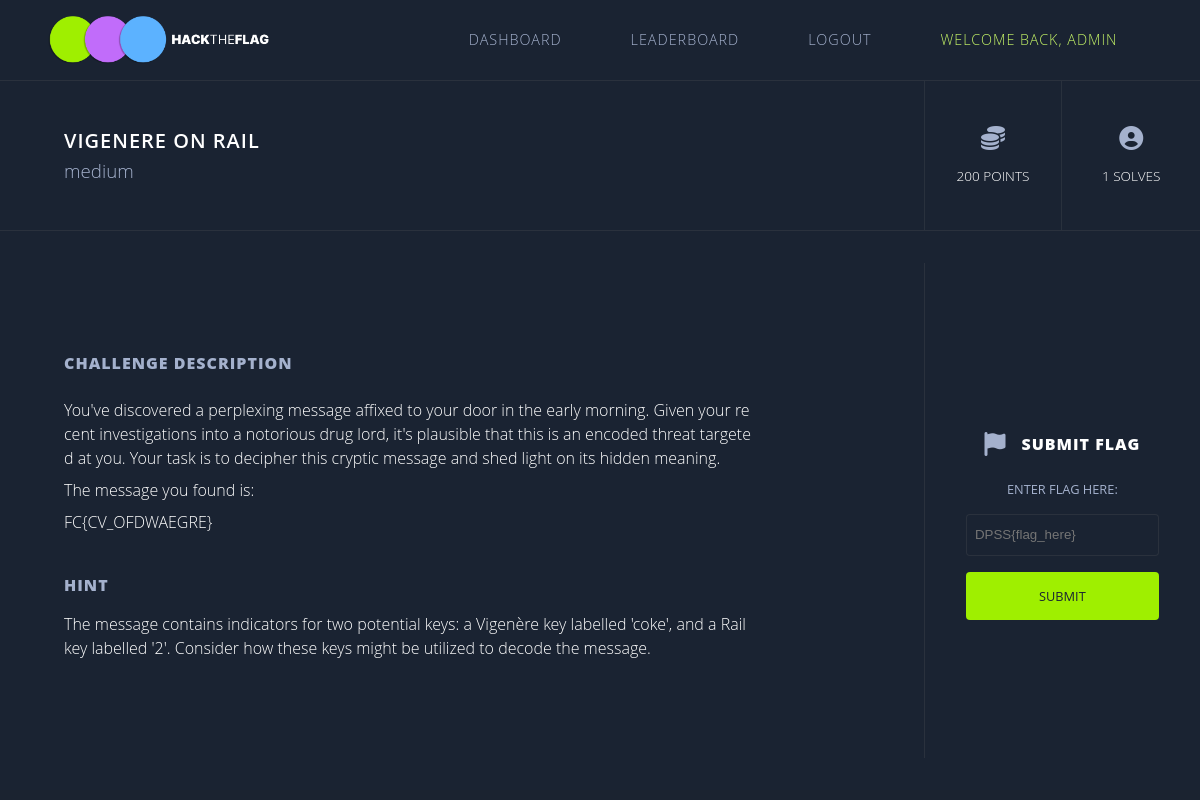
Page /vigil/ (signed in) on the committed database.
### accounts/models.py (models this page shows)
class Player(AbstractUser):
    first_name = models.CharField(max_length=30, blank=False)
    last_name = models.CharField(max_length=30, blank=False)
    username = models.CharField(_('username'), max_length=30, unique=True, null=True)
    email = models.CharField(_('email'), max_length=100, unique=True, null=True)
    score = models.IntegerField(default=0)
    USERNAME_FIELD = 'username'
    REQUIRED_FIELDS = ('first_name', 'last_name','email')
    objects = PlayerManager()
    def __str__(self):
        return self.username

### Main/models.py (models this page shows, shortened)
class Challenges(models.Model):
    title = models.CharField(max_length=255)
    category = models.CharField(max_length=255)
    difficulty = models.CharField(max_length=255)
    points = models.IntegerField()
    description = models.TextField(max_length=1000, default='')
    hint = models.CharField(max_length=255, default='')
    flag = models.CharField(max_length=255, default='DPSS{EMPTY}')
    link = models.CharField(max_length=255, default='dashboard')
    solve_status = models.BooleanField(default=False)
    players_solved = models.ManyToManyField(Player, blank=True, related_name='challenges_solved')

### Main/views.py (the view, shortened to what this page needs)
# urls.py: path('vigil/', views.Vigil, name='vigil'),
def Vigil(request):
    user = request.user
    if request.method == "GET":
        if not request.user.is_authenticated:
            return redirect('login')
        context = {"challenge": Challenges.objects.get(title="Vigenere on Rail")}
        return render(request, 'main/challenges/vigil.html', context)
    elif request.method == "POST":
        data = request.body

### Main/templates/main/challenges/vigil.html (shortened to what this page needs)
{% extends "main/layout_challenge.html" %}
{% load static %}

### Main/templates/main/layout_challenge.html (shortened to what this page needs)
{% load static %}
<!doctype html>
<html lang="en">
<head>
    <link rel="stylesheet" href="{% static 'scss/main.css' %}" />
</head>
<body class="challenge">
  <div class="challenge-nav nav">
    <img src="{% static 'img/logov.png' %}" />
    <ul>
        <li><a href="/dashboard">Dashboard</a></li>
        <li><a href="/leaderboard">Leaderboard</a></li>
        <li><a href="/logout">Logout</a></li>
        <li>Welcome back, {{user}}</li>
    </ul>
  </div>
  <div class="challenge__header">
    <div class="challenge__title-div">
      <h1>{{challenge.title}}</h1>
      <h3>{{challenge.difficulty}}</h3>
    </div>
    <div class="challenge__stats">
      <div class="challenge__stats-group">
        <i class="fa-solid fa-coins" style="color: #a4b1cd;"></i>
        <h2>{{challenge.points}} points</h2>
      </div>
      <div style="border-right: none" class="challenge__stats-group">
        <i class="fa-solid fa-circle-user" style="color: #a4b1cd;"></i>
        <h2>{{challenge.players_solved.all.count}} solves</h2>
      </div>
    </div>
  </div>
  <div class="challenge__content">
    <div class="challenge__title">
      <h1>Challenge Description</h1>
      <p>{{challenge.description|linebreaks}}</p>
      <h1 style="margin-top: 2rem; margin-bottom: 0;">Hint</h1>
      <p>{{challenge.hint|linebreaks}}</p>
    </div>
    <div class="challenge__form">
      <div class="challenge__submit-title">
        <i class="fa-solid fa-flag" style="color: #a4b1cd;"></i>
        <h1>Submit Flag</h1>
      </div>
      <form id="key-form" class="challenge__flag">
          <label for="key">enter flag here:</label>
          <input type="text" name="key" id="key" placeholder="DPSS{flag_here}" />
          <button type="submit">subMit</button>
      </form>
    </div>
  </div>
</body>
</html>

### Main/static/scss/main.css (style rules this page uses)
body { background-color: #1b2330; }
.nav { display: flex; padding: 1rem 3rem; justify-content: space-between; position: sticky; top: 0; background-color: #1a2332; border-bottom: 1px solid rgba(106, 106, 106, 0.2); }
.nav * { background-color: #1a2332; }
.nav img { width: 20%; }
.nav ul { display: flex; width: 40%; justify-content: space-around; align-items: center; text-decoration: none; list-style: none; font-family: "Open Sans", sans-serif; }
.nav ul li { color: #c5f467; text-transform: uppercase; font-size: 0.9em; font-weight: 100; letter-spacing: 1px; }
.nav ul li a { color: #a4b1cd; text-decoration: none; }
.challenge-nav ul { width: 65%; }
.challenge * { background-color: #1a2332; }
.challenge__header { font-family: "Open Sans", sans-serif; height: 150px; width: 100%; display: flex; justify-content: space-between; align-items: center; padding-left: 4rem; border-bottom: 1px solid rgba(106, 106, 106, 0.2); }
.challenge__title-div { width: 100%; height: 100%; border-right: 1px solid rgba(106, 106, 106, 0.2); justify-content: center; display: flex; flex-direction: column; }
.challenge__title-div h1 { font-size: 20px; font-family: "Open Sans", sans-serif; color: #ffffff; text-transform: uppercase; font-weight: 600; letter-spacing: 1px; }
.challenge__title-div h3 { margin-top: 0.25rem; color: #a4b1cd; font-weight: 100; text-transform: lowercase; }
.challenge__stats { width: 32%; display: flex; height: 100%; }
.challenge__stats-group { width: 50%; border-right: 1px solid rgba(106, 106, 106, 0.2); display: flex; flex-direction: column; height: 100%; justify-content: center; align-items: center; }
.challenge__stats-group i { font-size: 24px; margin-bottom: 1rem; }
.challenge__stats-group h2 { font-family: "Open Sans", sans-serif; font-weight: 100; color: #ffffff; font-size: 0.85em; text-transform: uppercase; }
.challenge__content { font-family: "Open Sans", sans-serif; width: 100%; display: flex; justify-content: space-between; padding-left: 4rem; min-height: calc(100vh - 241px); padding-top: 2rem; padding-bottom: 2rem; }
.challenge__title { width: 100%; border-right: 1px solid rgba(106, 106, 106, 0.2); justify-content: center; display: flex; flex-direction: column; }
.challenge__title h1 { font-size: 16px; text-transform: uppercase; letter-spacing: 1px; font-weight: 900; color: #a4b1cd; margin-bottom: 0.5rem; }
.challenge__title p { padding-right: 20%; color: #ffffff; font-weight: 100; word-break: break-all; margin-top: 0.5rem; line-height: 24px; }
.challenge__form { width: 32%; display: flex; flex-direction: column; align-items: center; justify-content: center; }
.challenge__submit-title { display: flex; width: 100%; justify-content: center; margin-top: 2rem; align-items: center; }
.challenge__submit-title i { font-size: 24px; }
.challenge__submit-title h1 { font-size: 16px; font-family: "Open Sans", sans-serif; font-weight: 800; text-transform: uppercase; letter-spacing: 1px; margin-left: 1rem; color: #ffffff; }
.challenge__flag { display: flex; width: 100%; flex-direction: column; margin-top: 1.5rem; align-items: center; justify-content: center; }
.challenge__flag label { color: #a4b1cd; text-transform: uppercase; font-size: 0.8em; }
.challenge__flag input { margin-top: 1rem; width: 70%; line-height: 40px; padding-left: 8px; outline: none; border: 1px solid rgba(106, 106, 106, 0.2); border-radius: 4px; color: #ffffff; }
.challenge__flag button { width: 70%; margin-top: 1rem; height: 48px; text-align: center; background-color: #9fef00; color: #1a2332; font-family: "Open Sans", sans-serif; font-weight: 400; border-radius: 4px; font-size: 0.8em; text-transform: uppercase; border: none; outline: none; transition: all ease-in-out 0.3s; }
* { margin: 0; padding: 0; box-sizing: border-box; }

### rows in the picture
Player: username "ADMIN"
Challenges: title "VIGENERE ON RAIL", difficulty "medium", points "200", players_solved.all.count "1", description "You've discovered a perplexing message affixed to your door in the early morning. Given your recent investigations into a notorious drug lord, it's plausible that this is an encoded threat targeted at you. Your task is to decipher this cryptic message and shed light on its hidden meaning. The message you found is: FC{CV_OFDWAEGRE}", hint "The message contains indicators for two potential keys: a Vigenère key labelled 'coke', and a Rail key labelled '2'. Consider how these keys might be utilized to decode the message."
